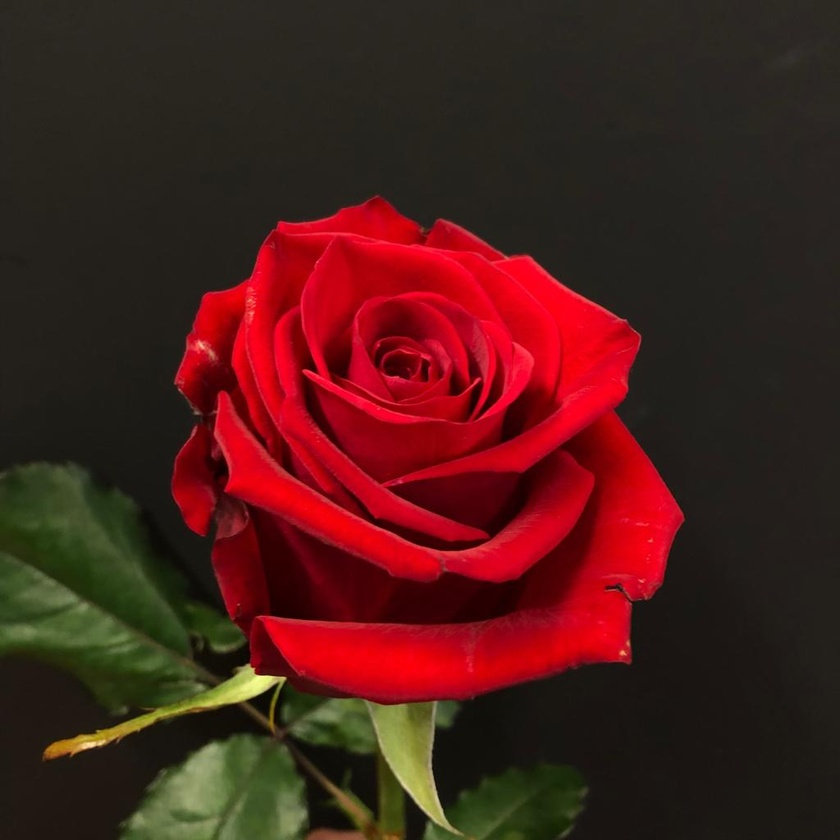
#> input picture Red.jpg, 840 x 840 px, shrunk from 1024 x 1024 before the run
$ python log.py
#> lines starting #> are read from the running program, lines starting #| are printed output that depends on the picture
import cv2
import numpy as np

# Open the image.
img = cv2.imread('Red.jpg')
#> img is the input picture: shape (840, 840, 3); mean B, G, R 25.9, 30, 74.6

# Trying 4 gamma values.
for gamma in [0.1, 0.5, 1.2, 2.2]:

	# Apply gamma correction.
	gamma_corrected = np.array(255*(img / 255) ** gamma, dtype = 'uint8')

	# Save edited images.
	cv2.imwrite('gamma_transformed'+str(gamma)+'.jpg', gamma_corrected)
#> this loop made 4 passes
#> pass 1, `gamma_corrected = np.array(255*(img / 255) ** gamma, dtype = 'uint8')`:
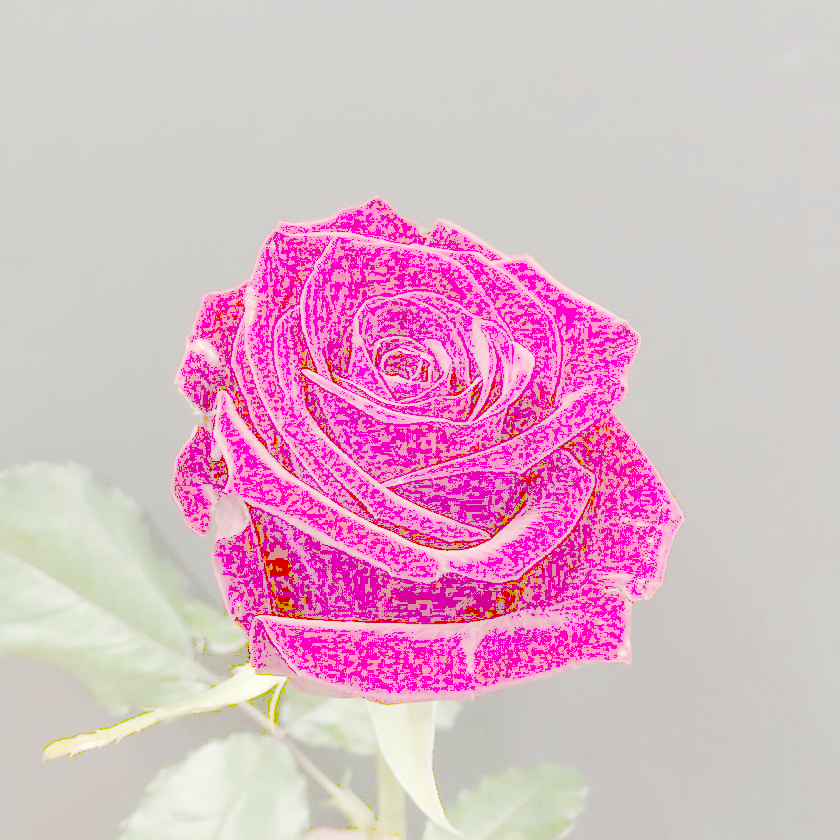
#> gamma_corrected: shape (840, 840, 3); mean B, G, R 198, 180, 218.7
#> pass 2, `gamma_corrected = np.array(255*(img / 255) ** gamma, dtype = 'uint8')`:
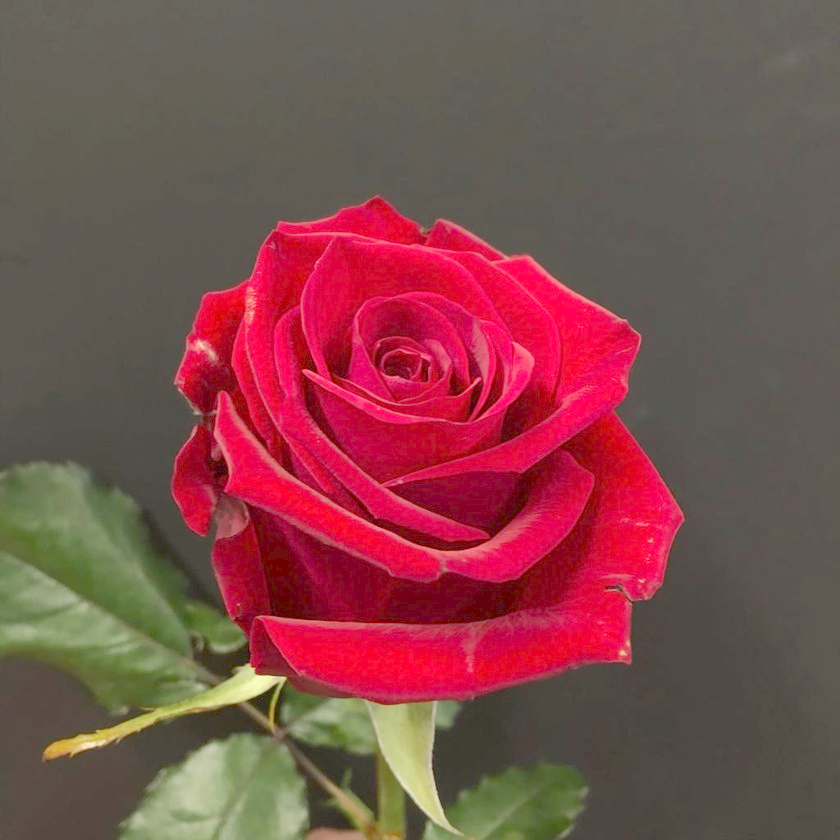
#> gamma_corrected: shape (840, 840, 3); mean B, G, R 77.5, 76.1, 126.6
